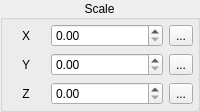
              <widget class="QGroupBox" name="groupBox_3">
               <property name="title">
                <string>Scale</string>
               </property>
               <property name="alignment">
                <set>Qt::AlignmentFlag::AlignCenter</set>
               </property>
               <layout class="QGridLayout" name="gridLayout_10" columnstretch="1,3,0">
                <property name="leftMargin">
                 <number>4</number>
                </property>
                <property name="topMargin">
                 <number>4</number>
                </property>
                <property name="rightMargin">
                 <number>4</number>
                </property>
                <property name="bottomMargin">
                 <number>4</number>
                </property>
                <item row="0" column="0">
                 <widget class="QLabel" name="label_17">
                  <property name="text">
                   <string>X</string>
                  </property>
                  <property name="alignment">
                   <set>Qt::AlignmentFlag::AlignCenter</set>
                  </property>
                 </widget>
                </item>
                <item row="0" column="1">
                 <widget class="QDoubleSpinBox" name="XScaleDoubleSpinBox"/>
                </item>
                <item row="0" column="2">
                 <widget class="QToolButton" name="XScaleLockButton">
                  <property name="text">
                   <string>...</string>
                  </property>
                  <property name="icon">
                   <iconset resource="../../resources.qrc">
                    <normaloff>:/icons/icons8-unlocked-48.png</normaloff>
                    <normalon>:/icons/icons8-locked-48.png</normalon>:/icons/icons8-unlocked-48.png</iconset>
                  </property>
                  <property name="iconSize">
                   <size>
                    <width>20</width>
                    <height>20</height>
                   </size>
                  </property>
                  <property name="checkable">
                   <bool>true</bool>
                  </property>
                  <property name="checked">
                   <bool>false</bool>
                  </property>
                 </widget>
                </item>
                <item row="1" column="0">
                 <widget class="QLabel" name="label_18">
                  <property name="text">
                   <string>Y</string>
                  </property>
                  <property name="alignment">
                   <set>Qt::AlignmentFlag::AlignCenter</set>
                  </property>
                 </widget>
                </item>
                <item row="1" column="1">
                 <widget class="QDoubleSpinBox" name="YScaleDoubleSpinBox"/>
                </item>
                <item row="1" column="2">
                 <widget class="QToolButton" name="YScaleLockButton">
                  <property name="text">
                   <string>...</string>
                  </property>
                  <property name="icon">
                   <iconset resource="../../resources.qrc">
                    <normaloff>:/icons/icons8-unlocked-48.png</normaloff>
                    <normalon>:/icons/icons8-locked-48.png</normalon>:/icons/icons8-unlocked-48.png</iconset>
                  </property>
                  <property name="iconSize">
                   <size>
                    <width>20</width>
                    <height>20</height>
                   </size>
                  </property>
                  <property name="checkable">
                   <bool>true</bool>
                  </property>
                 </widget>
                </item>
                <item row="2" column="0">
                 <widget class="QLabel" name="label_16">
                  <property name="text">
                   <string>Z</string>
                  </property>
                  <property name="alignment">
                   <set>Qt::AlignmentFlag::AlignCenter</set>
                  </property>
                 </widget>
                </item>
                <item row="2" column="1">
                 <widget class="QDoubleSpinBox" name="ZScaleDoubleSpinBox"/>
                </item>
                <item row="2" column="2">
                 <widget class="QToolButton" name="ZScaleLockButton">
                  <property name="text">
                   <string>...</string>
                  </property>
                  <property name="icon">
                   <iconset resource="../../resources.qrc">
                    <normaloff>:/icons/icons8-unlocked-48.png</normaloff>
                    <normalon>:/icons/icons8-locked-48.png</normalon>:/icons/icons8-unlocked-48.png</iconset>
                  </property>
                  <property name="iconSize">
                   <size>
                    <width>20</width>
                    <height>20</height>
                   </size>
                  </property>
                  <property name="checkable">
                   <bool>true</bool>
                  </property>
                 </widget>
                </item>
               </layout>
              </widget>
